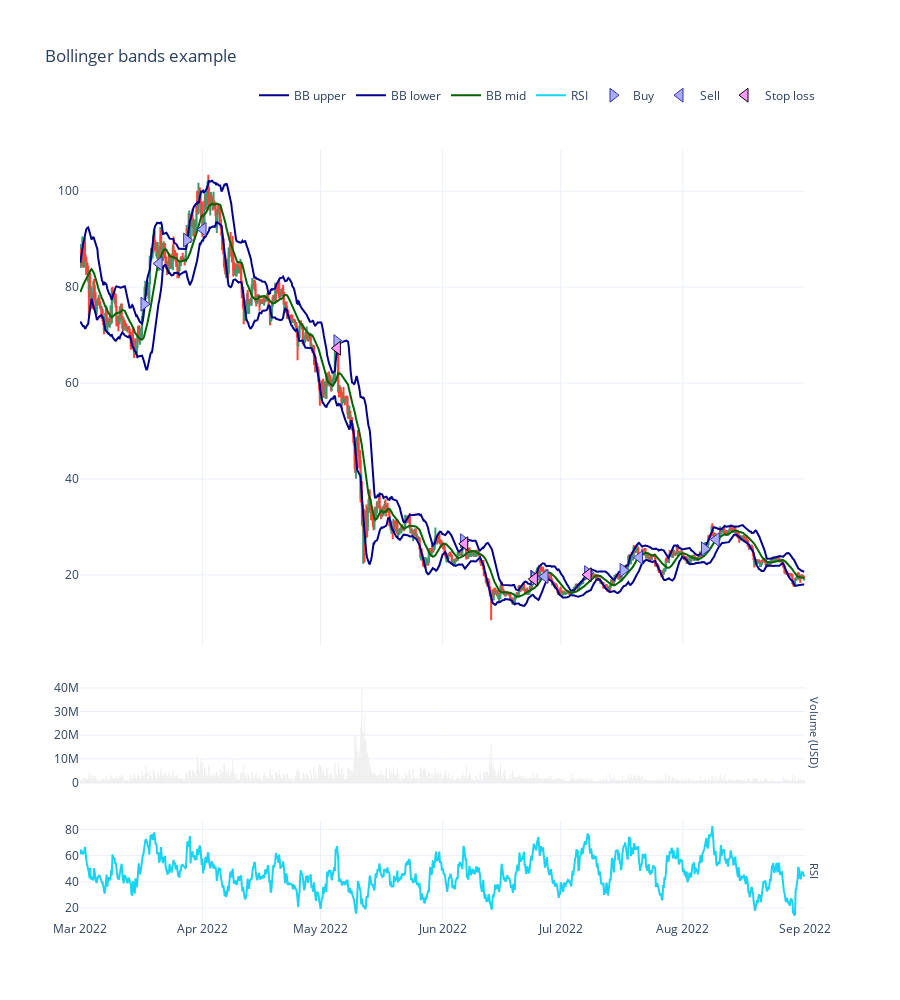

The notebook cell saved with this chart:
### Markdown cell above
### Price action and technical indicators

- Plot the prica action for the trading pair we backtested.
- Overlay trades on the top of technical indicators

### Code cell
from tradeexecutor.visual.single_pair import visualise_single_pair, visualise_single_pair_positions_with_duration_and_slippage
from tradingstrategy.charting.candle_chart import VolumeBarMode

figure = visualise_single_pair(
    state,
    universe.universe.candles,
    start_at=START_AT,
    end_at=END_AT,
    volume_bar_mode=VolumeBarMode.separate,
    volume_axis_name="Volume (USD)",
    height = 1000,
)

figure.show()

### Figure 1 — Plotly figure (JSON) as saved in the notebook; plotly's stock layout.template omitted (floating-point values rounded to 4 significant figures; data arrays with more than 128 entries replaced by an {"elided": "..."} marker saying what was removed)
{"data": [{"marker": {"color": "rgba(128,128,128,0.5)"}, "showlegend": false, "type": "bar", "x": {"elided": "1105 str values"}, "xaxis": "x2", "y": {"elided": "1105 float values"}, "yaxis": "y2"}, {"close": {"elided": "1105 float values"}, "high": {"elided": "1105 float values"}, "hoverinfo": "text", "low": {"elided": "1105 float values"}, "open": {"elided": "1105 float values"}, "showlegend": false, "text": {"elided": "1105 str values"}, "type": "candlestick", "x": {"elided": "1105 str values"}, "xaxis": "x", "yaxis": "y"}, {"line": {"color": "darkblue", "shape": "linear"}, "mode": "lines", "name": "BB upper", "type": "scatter", "x": {"elided": "1104 str values"}, "xaxis": "x", "y": {"elided": "1104 float values"}, "yaxis": "y"}, {"line": {"color": "darkblue", "shape": "linear"}, "mode": "lines", "name": "BB lower", "type": "scatter", "x": {"elided": "1104 str values"}, "xaxis": "x", "y": {"elided": "1104 float values"}, "yaxis": "y"}, {"line": {"color": "darkgreen", "shape": "linear"}, "mode": "lines", "name": "BB mid", "type": "scatter", "x": {"elided": "1104 str values"}, "xaxis": "x", "y": {"elided": "1104 float values"}, "yaxis": "y"}, {"line": {"shape": "linear"}, "mode": "lines", "name": "RSI", "type": "scatter", "x": {"elided": "1104 str values"}, "xaxis": "x3", "y": {"elided": "1104 float values"}, "yaxis": "y3"}, {"hoverinfo": "text", "marker": {"color": "#aaaaff", "line": {"color": "#3333aa", "width": 1}, "size": 12, "symbol": "triangle-right"}, "mode": "markers", "name": "Buy", "text": ["Buy WAVAX<br><br>Executed at: 2022-03-17 04:00:00<br>Value: 2500.0000 USD<br>Quantity: 32.634596 WAVAX<br><br>Mid-price: 76.4529 WAVAX / USD<br>Executed at price: 76.6058 WAVAX / USD<br>Estimated execution price: 76.6058 WAVAX / USD<br><br>Fees paid: $5.00<br>Fees planned: $5.00<br>Fees: 0.0020 %", "Buy WAVAX<br><br>Executed at: 2022-03-28 00:00:00<br>Value: 2632.8273 USD<br>Quantity: 29.255032 WAVAX<br><br>Mid-price: 89.8161 WAVAX / USD<br>Executed at price: 89.9957 WAVAX / USD<br>Estimated execution price: 89.9957 WAVAX / USD<br><br>Fees paid: $5.27<br>Fees planned: $5.27<br>Fees: 0.0020 %", "Buy WAVAX<br><br>Executed at: 2022-05-05 04:00:00<br>Value: 2659.8809 USD<br>Quantity: 38.671969 WAVAX<br><br>Mid-price: 68.6433 WAVAX / USD<br>Executed at price: 68.7806 WAVAX / USD<br>Estimated execution price: 68.7806 WAVAX / USD<br><br>Fees paid: $5.32<br>Fees planned: $5.32<br>Fees: 0.0020 %", "Buy WAVAX<br><br>Executed at: 2022-06-06 08:00:00<br>Value: 2627.7600 USD<br>Quantity: 96.643371 WAVAX<br><br>Mid-price: 27.1360 WAVAX / USD<br>Executed at price: 27.1903 WAVAX / USD<br>Estimated execution price: 27.1903 WAVAX / USD<br><br>Fees paid: $5.26<br>Fees planned: $5.26<br>Fees: 0.0020 %", "Buy WAVAX<br><br>Executed at: 2022-06-24 04:00:00<br>Value: 2591.4569 USD<br>Quantity: 132.166731 WAVAX<br><br>Mid-price: 19.5683 WAVAX / USD<br>Executed at price: 19.6075 WAVAX / USD<br>Estimated execution price: 19.6075 WAVAX / USD<br><br>Fees paid: $5.18<br>Fees planned: $5.18<br>Fees: 0.0020 %", "Buy WAVAX<br><br>Executed at: 2022-06-24 08:00:00<br>Value: 2557.5485 USD<br>Quantity: 132.461675 WAVAX<br><br>Mid-price: 19.2693 WAVAX / USD<br>Executed at price: 19.3078 WAVAX / USD<br>Estimated execution price: 19.3078 WAVAX / USD<br><br>Fees paid: $5.12<br>Fees planned: $5.12<br>Fees: 0.0020 %", "Buy WAVAX<br><br>Executed at: 2022-07-07 20:00:00<br>Value: 2578.6597 USD<br>Quantity: 125.732624 WAVAX<br><br>Mid-price: 20.4681 WAVAX / USD<br>Executed at price: 20.5091 WAVAX / USD<br>Estimated execution price: 20.5091 WAVAX / USD<br><br>Fees paid: $5.16<br>Fees planned: $5.16<br>Fees: 0.0020 %", "Buy WAVAX<br><br>Executed at: 2022-07-16 20:00:00<br>Value: 2546.7932 USD<br>Quantity: 121.165338 WAVAX<br><br>Mid-price: 20.9772 WAVAX / USD<br>Executed at price: 21.0192 WAVAX / USD<br>Estimated execution price: 21.0192 WAVAX / USD<br><br>Fees paid: $5.09<br>Fees planned: $5.09<br>Fees: 0.0020 %", "Buy WAVAX<br><br>Executed at: 2022-08-06 12:00:00<br>Value: 2701.1509 USD<br>Quantity: 105.966173 WAVAX<br><br>Mid-price: 25.4398 WAVAX / USD<br>Executed at price: 25.4907 WAVAX / USD<br>Estimated execution price: 25.4907 WAVAX / USD<br><br>Fees paid: $5.40<br>Fees planned: $5.40<br>Fees: 0.0020 %"], "type": "scatter", "x": ["2022-03-17T04:00:00", "2022-03-28T00:00:00", "2022-05-05T04:00:00", "2022-06-06T08:00:00", "2022-06-24T04:00:00", "2022-06-24T08:00:00", "2022-07-07T20:00:00", "2022-07-16T20:00:00", "2022-08-06T12:00:00"], "xaxis": "x", "y": [76.45, 89.82, 68.64, 27.14, 19.57, 19.27, 20.47, 20.98, 25.44], "yaxis": "y"}, {"hoverinfo": "text", "marker": {"color": "#aaaaff", "line": {"color": "#3333aa", "width": 1}, "size": 12, "symbol": "triangle-left"}, "mode": "markers", "name": "Sell", "text": ["Sell WAVAX<br><br>Executed at: 2022-03-21 00:00:00<br>Value: 2765.6546 USD<br>Quantity: 32.634596 WAVAX<br><br>Mid-price: 84.9159 WAVAX / USD<br>Executed at price: 84.7461 WAVAX / USD<br>Estimated execution price: 84.7461 WAVAX / USD<br><br>Fees paid: $5.54<br>Fees planned: $5.54<br>Fees: 0.0020 %", "Sell WAVAX<br><br>Executed at: 2022-04-01 04:00:00<br>Value: 2686.9345 USD<br>Quantity: 29.255032 WAVAX<br><br>Mid-price: 92.0293 WAVAX / USD<br>Executed at price: 91.8452 WAVAX / USD<br>Estimated execution price: 91.8452 WAVAX / USD<br><br>Fees paid: $5.38<br>Fees planned: $5.38<br>Fees: 0.0020 %", "Sell WAVAX<br><br>Executed at: 2022-06-27 00:00:00<br>Value: 2599.7710 USD<br>Quantity: 132.461675 WAVAX<br><br>Mid-price: 19.6659 WAVAX / USD<br>Executed at price: 19.6266 WAVAX / USD<br>Estimated execution price: 19.6266 WAVAX / USD<br><br>Fees paid: $5.21<br>Fees planned: $5.21<br>Fees: 0.0020 %", "Sell WAVAX<br><br>Executed at: 2022-07-21 00:00:00<br>Value: 2855.5085 USD<br>Quantity: 121.165338 WAVAX<br><br>Mid-price: 23.6143 WAVAX / USD<br>Executed at price: 23.5670 WAVAX / USD<br>Estimated execution price: 23.5670 WAVAX / USD<br><br>Fees paid: $5.72<br>Fees planned: $5.72<br>Fees: 0.0020 %", "Sell WAVAX<br><br>Executed at: 2022-08-09 12:00:00<br>Value: 2893.6918 USD<br>Quantity: 105.966173 WAVAX<br><br>Mid-price: 27.3624 WAVAX / USD<br>Executed at price: 27.3077 WAVAX / USD<br>Estimated execution price: 27.3077 WAVAX / USD<br><br>Fees paid: $5.80<br>Fees planned: $5.80<br>Fees: 0.0020 %"], "type": "scatter", "x": ["2022-03-21T00:00:00", "2022-04-01T04:00:00", "2022-06-27T00:00:00", "2022-07-21T00:00:00", "2022-08-09T12:00:00"], "xaxis": "x", "y": [84.92, 92.03, 19.67, 23.61, 27.36], "yaxis": "y"}, {"hoverinfo": "text", "marker": {"line": {"color": "black", "width": 1}, "size": 12, "symbol": "triangle-left"}, "mode": "markers", "name": "Stop loss", "text": ["Stop loss WAVAX<br><br>Trigger was at 67.2704 WAVAX / USD<br><br>Executed at: 2022-05-05 06:45:00<br>Value: 2595.6390 USD<br>Quantity: 38.671969 WAVAX<br><br>Mid-price: 67.2539 WAVAX / USD<br>Executed at price: 67.1194 WAVAX / USD<br>Estimated execution price: 67.1194 WAVAX / USD<br><br>Fees paid: $5.20<br>Fees planned: $5.20<br>Fees: 0.0020 %", "Stop loss WAVAX<br><br>Trigger was at 26.5933 WAVAX / USD<br><br>Executed at: 2022-06-06 15:00:00<br>Value: 2555.1538 USD<br>Quantity: 96.643371 WAVAX<br><br>Mid-price: 26.4920 WAVAX / USD<br>Executed at price: 26.4390 WAVAX / USD<br>Estimated execution price: 26.4390 WAVAX / USD<br><br>Fees paid: $5.12<br>Fees planned: $5.12<br>Fees: 0.0020 %", "Stop loss WAVAX<br><br>Trigger was at 19.1770 WAVAX / USD<br><br>Executed at: 2022-06-24 07:15:00<br>Value: 2523.6401 USD<br>Quantity: 132.166731 WAVAX<br><br>Mid-price: 19.1326 WAVAX / USD<br>Executed at price: 19.0944 WAVAX / USD<br>Estimated execution price: 19.0944 WAVAX / USD<br><br>Fees paid: $5.06<br>Fees planned: $5.06<br>Fees: 0.0020 %", "Stop loss WAVAX<br><br>Trigger was at 20.0588 WAVAX / USD<br><br>Executed at: 2022-07-07 22:45:00<br>Value: 2514.9267 USD<br>Quantity: 125.732624 WAVAX<br><br>Mid-price: 20.0423 WAVAX / USD<br>Executed at price: 20.0022 WAVAX / USD<br>Estimated execution price: 20.0022 WAVAX / USD<br><br>Fees paid: $5.04<br>Fees planned: $5.04<br>Fees: 0.0020 %"], "type": "scatter", "x": ["2022-05-05T06:45:00", "2022-06-06T15:00:00", "2022-06-24T07:15:00", "2022-07-07T22:45:00"], "xaxis": "x", "y": [67.25, 26.49, 19.13, 20.04], "yaxis": "y"}, {"hoverinfo": "text", "marker": {"line": {"color": "black", "width": 1}, "size": 12, "symbol": "triangle-left"}, "mode": "markers", "name": "Take profit", "text": [], "type": "scatter", "x": [], "xaxis": "x", "y": [], "yaxis": "y"}], "layout": {"annotations": [{"font": {"size": 11}, "showarrow": false, "text": "Volume (USD)", "textangle": 90, "x": 0.98, "xanchor": "left", "xref": "paper", "y": 0.2429, "yanchor": "middle", "yref": "paper"}, {"font": {"size": 11}, "showarrow": false, "text": "RSI", "textangle": 90, "x": 0.98, "xanchor": "left", "xref": "paper", "y": 0.06429, "yanchor": "middle", "yref": "paper"}], "height": 1000, "legend": {"orientation": "h", "x": 1, "xanchor": "right", "y": 1.09, "yanchor": "top"}, "margin": {"t": 150}, "title": {"text": "Bollinger bands example", "y": 0.95}, "xaxis": {"anchor": "y", "domain": [0, 0.98], "matches": "x3", "rangeslider": {"visible": false}, "showticklabels": false}, "xaxis2": {"anchor": "y2", "domain": [0, 0.98], "matches": "x3", "rangeslider": {"visible": false}, "showticklabels": false}, "xaxis3": {"anchor": "y3", "domain": [0, 0.98], "rangeslider": {"visible": false}}, "yaxis": {"anchor": "x", "domain": [0.3571, 1]}, "yaxis2": {"anchor": "x2", "domain": [0.1786, 0.3071]}, "yaxis3": {"anchor": "x3", "domain": [0, 0.1286]}}}
